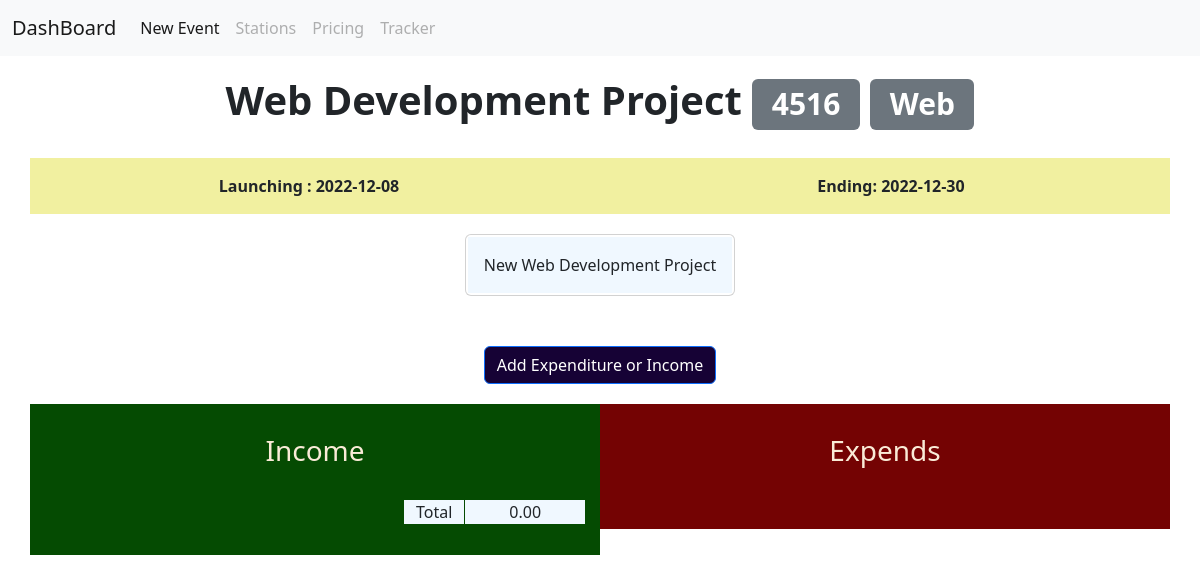
Page /event?id=4516 on the earlier database version.
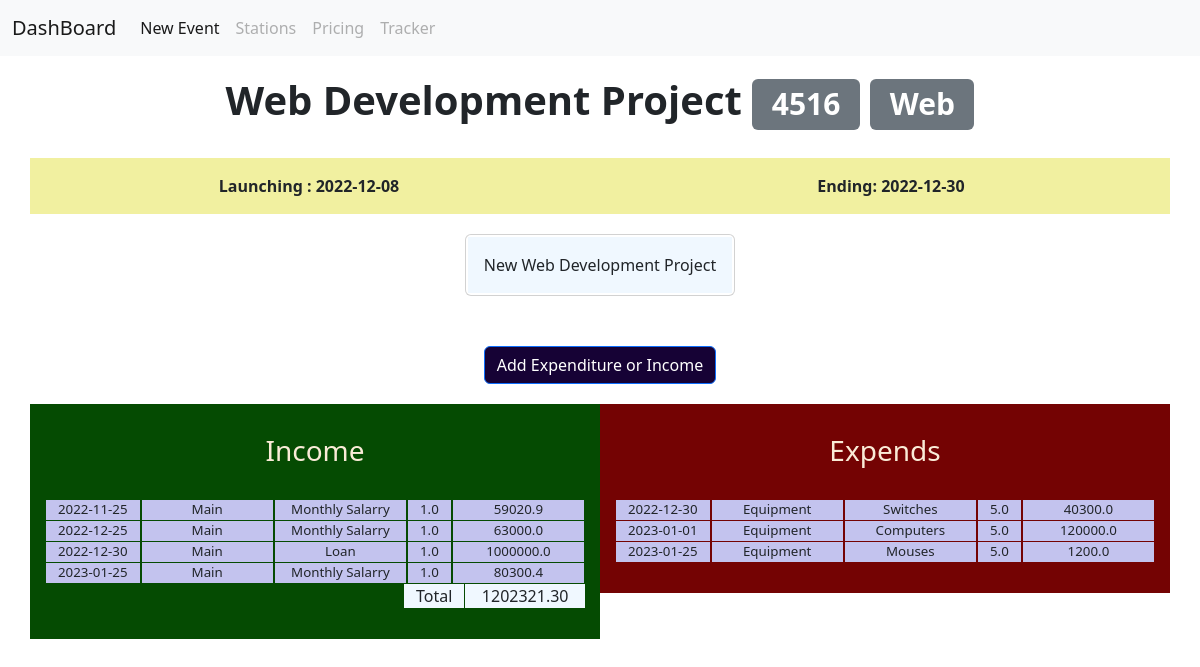
Same page on the later database version.
### tables this page shows
CREATE TABLE events(name TEXT NOT NULL, catagory TEXT NOT NULL, starting_date DATE NOT NULL, ending_date DATE NOT NULL, description TEXT, id INTEGER PRIMARY KEY NOT NULL);

CREATE TABLE budget_income(
project_id INTEGER NOT NULL,
type TEXT NOT NULL,
item TEXT NOT NULL,
amount REAL NOT NULL,
units REAL, date TEXT not null);

CREATE TABLE budget_expenditure(
project_id INTEGER NOT NULL,
type TEXT NOT NULL,
item TEXT NOT NULL,
units REAL, amount REAL NOT NULL, date TEXT not null);

### app.py (the view)
@app.route("/event", methods=["GET", "POST"])
def event():
    if request.method == "POST":
        id = request.form.get("id")
        income_expenditure = int(request.form.get("income_expenditure")) # return integer 1 or 2::::: try to do it else error can happen
        _type = request.form.get("type")
        item = request.form.get("item")
        units = request.form.get("units")
        unit_price = request.form.get("unit_price")
        date = request.form.get("date")
        if not id or not income_expenditure or not _type or not item or not unit_price or not date:
            flash("Mandatory fields should not be empty ")
            return redirect(("/event?id="+id))
        if income_expenditure == 1 and not units:
            units = 1
        try:
            units = float(units)
            unit_price = float(unit_price)
        except:
            flash("Units and Unit_price [DATA UNMATCH]")
            return redirect(("/event?id="+id))
        if income_expenditure == 1:
            db.execute("INSERT INTO budget_income (project_id, type, item, amount, units, date) VALUES(?, ?, ?, ?, ?, ?)", int(id), _type, item, unit_price, units, date)
        elif income_expenditure == 2:
            db.execute("INSERT INTO budget_expenditure (project_id, type, item, amount, units, date) VALUES(?, ?, ?, ?, ?, ?)", int(id), _type, item, unit_price, units, date)
        return redirect(("/event?id="+id))
    else:
        id = request.args
        if not id["id"]:
            return redirect("/")
        project = db.execute("SELECT * FROM events WHERE id=?", id["id"])
        income_catagory = db.execute("SELECT type FROM budget_income WHERE project_id=?", int(id["id"]))
        expenditure_catagory = db.execute("SELECT type FROM budget_expenditure WHERE project_id=?", int(id["id"]))
        income_details = sorted(db.execute("SELECT * FROM budget_income WHERE project_id=?", int(id["id"]) ), key=lambda x: x["date"])
        expenditure_details = sorted(db.execute("SELECT * FROM budget_expenditure WHERE project_id=?", int(id["id"]) ), key=lambda x: x["date"])
        catagory=[]
        for _ in income_details:
            catagory.append(_["type"])
        for _ in expenditure_details:
            catagory.append(_["type"])
        return render_template("event.html", project=project, catagory=set(catagory), income=income_details, expenditure=expenditure_details)

### app.py (called while the page is built)
@app.after_request
def after_request(response):
    response.headers["Cache-Control"] = "no-cache, no-store, must-revalidate"
    response.headers["Expires"] = 0
    response.headers["Pragma"] = "no-cache"
    return response

### templates/event.html (shortened to what this page needs)
{% extends "layout.html" %}
{% block head %}
    <link rel="stylesheet" href="static/style/event.css">
{% endblock %}
{% block main %}
    <h1 id="title">{{project[0]["name"].title()}} <span class="badge bg-secondary">{{project[0]["id"]}}</span> <span class="badge bg-secondary">{{project[0]["catagory"].title()}}</span></h1>
    <div class="details">
        <div class="container overflow-hidden text-center" id="dates">
            <div class="row gx-5">
                <div class="col">
                <div class="p-3">Launching : {{ project[0]["starting_date"] }}</div>
                </div>
                <div class="col">
                <div class="p-3">Ending: {{ project[0]["ending_date"] }}</div>
                </div>
            </div>
        </div>
        <div class="card description">
            <div class="card-body">
              {{project[0]["description"].title()}}
            </div>
        </div>
        <div class="budget">
            <button type="button" id="budget_b" class="btn btn-primary" data-bs-toggle="modal" data-bs-target="#staticBackdrop">
                Add Expenditure or Income
            </button>
        </div>
    </div>
    <div class="budget_listing">
        <div class="container text-center">
            <div class="row align-items-start">
              <div class="col" id="income_col">
                <h3 class="listing_title">Income</h3>
                <br>
                {% set total = [] %}
                {% for line in income%}
                    <div class="container text-center">
                        <div class="row align-items-start" id="line">
                        <div class="col-auto line_col">
                            {{ line["date"] }}
                        </div>
                        <div class="col line_col">
                            {{ line["type"] }}
                        </div>
                        <div class="col line_col">
                            {{ line["item"] }}
                        </div>
                        <div class="col-auto line_col">
                            {{ line["units"] }}
                        </div>
                        <div class="col line_col">
                            {{ line["amount"] }}
                        </div>
                        </div>
                        {% do total.append((line["units"] | float)*(line["amount"] | float)) %}
                    </div>
                {% endfor %}
                <div class="container text-center">
                    <div class="row align-items-start" id="line">
                    <div class="col-auto total">Total</div>
                    {% set Total = namespace(value=0) %}
                    {% for num in total %}
                            {% set Total.value = Total.value + num %}
                    {% endfor %}
                    <div class="col total" style="margin-left: 1px;">{{ '%0.2f'|format(Total.value|float) }}</div>
                    </div>
                </div>
              </div>
              <div class="col" id="expend_col">
                <h3 class="listing_title">Expends</h3>
                <br>
                {% for line in expenditure%}
                    <div class="container text-center">
                        <div class="row align-items-start" id="line">
                        <div class="col-auto line_col">
                            {{ line["date"] }}
                        </div>
                        <div class="col line_col">
                            {{ line["type"] }}
                        </div>
                        <div class="col line_col">
                            {{ line["item"] }}
                        </div>
                        <div class="col-auto line_col">
                            {{ line["units"] }}
                        </div>
                        <div class="col line_col">
                            {{ line["amount"] }}
                        </div>
                        </div>
                    </div>
                {% endfor %}
              </div>
            </div>
        </div>
    </div>
{% endblock %}

### templates/layout.html (shortened to what this page needs)
<!DOCTYPE html>
<html lang="en">
    <head>
        {%block head%}{% endblock %}
        <link href="https://cdn.jsdelivr.net/npm/bootstrap@5.2.3/dist/css/bootstrap.min.css" rel="stylesheet">
    </head>
    <body>
        <nav class="navbar navbar-expand-lg bg-light">
            <div class="container-fluid">
              <a class="navbar-brand" href="/">DashBoard</a>
              <div class="collapse navbar-collapse" id="navbarNavAltMarkup">
                <div class="navbar-nav">
                  <a class="nav-link active" aria-current="page" href="/new_event">New Event</a>
                  <a class="nav-link disabled" href="#">Stations</a>
                  <a class="nav-link disabled" href="#">Pricing</a>
                  <a class="nav-link disabled">Tracker</a>
                </div>
              </div>
            </div>
          </nav>
        {% block main %}{% endblock %}
    </body>
</html>

### static/style/event.css (style rules this page uses)
#title { font-weight: 900; text-align: center; padding: 20px; }
#dates { background-color: rgb(241, 240, 160); }
.p-3 { font-weight: 600; font-family: 'Segoe UI', Tahoma, Geneva, Verdana, sans-serif; }
.card-body { text-align: center; background-color: aliceblue; width: fit-content; }
.description { margin-top: 20px; padding: 2px; width: fit-content; margin-left: auto; margin-right: auto; }
#budget_b { margin-left: auto; margin-right: auto; background-color: rgb(22, 2, 53); }
.budget { margin-top: 30px; padding: 20px; width:fit-content ; margin-left: auto; margin-right: auto; }
#line { margin: 1px; }
.line_col { background-color: rgb(195, 195, 238); margin-left: 1px; margin-right: 1px; font-size: smaller; font-weight: 500; }
#income_col { background-color: rgb(5, 75, 2); padding-top: 10px; padding-bottom: 30px; padding-left: 2px; padding-right: 2px; }
#expend_col { background-color: rgb(116, 3, 3); padding-top: 10px; padding-bottom: 30px; padding-left: 2px; padding-right: 2px; }
.listing_title { margin-top: 20px; color: antiquewhite; }
.total { background-color: aliceblue; font-size: medium; font-weight: 500; }

Differences in the rows shown:
added budget_income: date "2022-11-25", type "Main", item "Monthly Salarry", units "1.0", amount "59020.9"
added budget_income: date "2022-12-25", type "Main", item "Monthly Salarry", units "1.0", amount "63000.0"
added budget_income: date "2022-12-30", type "Main", item "Loan", units "1.0", amount "1000000.0"
added budget_income: date "2023-01-25", type "Main", item "Monthly Salarry", units "1.0", amount "80300.4"
added budget_expenditure: date "2022-12-30", type "Equipment", item "Switches", units "5.0", amount "40300.0"
added budget_expenditure: date "2023-01-01", type "Equipment", item "Computers", units "5.0", amount "120000.0"
added budget_expenditure: date "2023-01-25", type "Equipment", item "Mouses", units "5.0", amount "1200.0"
Other differences:
{{ '%0.2f'|format(Total.value|float) }}: "0.00" → "1202321.30"
